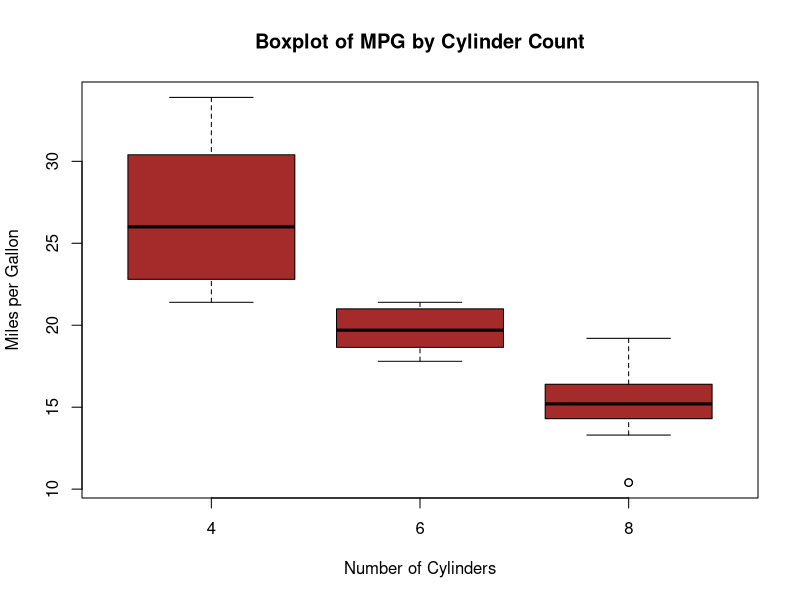

Generate this figure with R:
# Load the dataset
data(mtcars)

# Create a boxplot for mpg and cyl
boxplot(mpg ~ cyl, data = mtcars, 
        col = "brown", 
        main = "Boxplot of MPG by Cylinder Count",
        xlab = "Number of Cylinders", 
        ylab = "Miles per Gallon")
